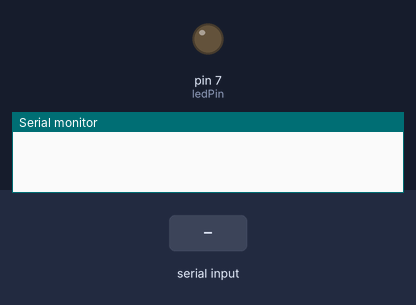
The sketch below on a simulated Arduino Uno, built with avr-gcc and run on an emulated ATmega328P. Shown: output pins drawn as LEDs (lit = HIGH), the last lines printed to the serial monitor. The test bench sets the inputs (shaded band).

Above: at 1.2 s.
1.3 s: "E" received over the second serial link
At 1.8 s:
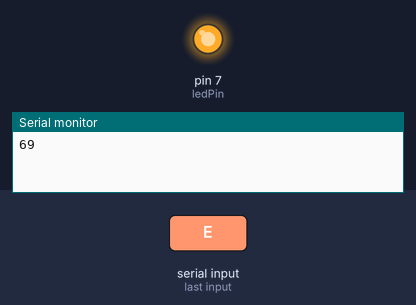
2.8 s: "A" received over the second serial link
At 4.1 s:
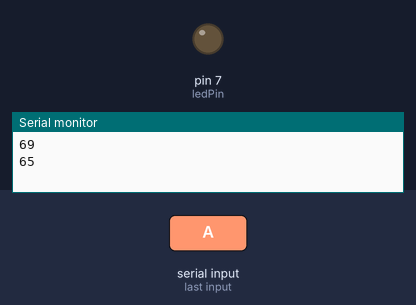
Timing chart, 0 to 5.8 s (numbered marks = the images above; inputs shaded):
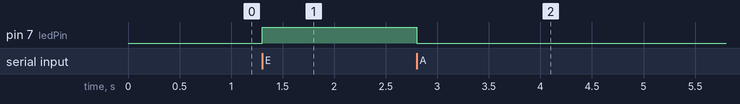

The sketch:

bluetooth-control.ino
```cpp
/*Controlling an LED via Bluetooth
 *Created by Peterson Yuhala
 * 4GI,ENSP Yaounde
 */
#include <SoftwareSerial.h>

 int serialValue;  //contains the value received by the Bluetooth module

 const int txPin=10; //goes top bluetooth module TX pin
 const int rxPin=11; //connect to bluetooth module RX pin
 const int ledPin=7; //Connect your LED on this pin

 SoftwareSerial BT(txPin,rxPin); //Creates a serial object with the given transmission TX and reception pins RX

void setup() {


 //digitalWrite(relayPin,LOW);

  pinMode(ledPin,OUTPUT);
  digitalWrite(ledPin,LOW);
  BT.begin(9600); //Transmission rate


}

void loop() {
  Serial.begin(9600);
  if(BT.available()){ //If there is serial information available, read it
    serialValue=BT.read();
    Serial.println(serialValue);

  }
  switch (serialValue) {//UP:67 DOWN:68 LEFT:66 RIGHT:65 MID:69
      case 69:
        digitalWrite(ledPin,HIGH);
        break;
      case 65:
        digitalWrite(ledPin,LOW);
        break;
  }

   delay(100);//This delay is very important! Do not remove; Helps return good serial values!!!

}
```

Measured:
- after the input at 1.3 s, pin 7 (ledPin): LOW → HIGH at once
- after the input at 2.8 s, pin 7 (ledPin): HIGH → LOW at once
